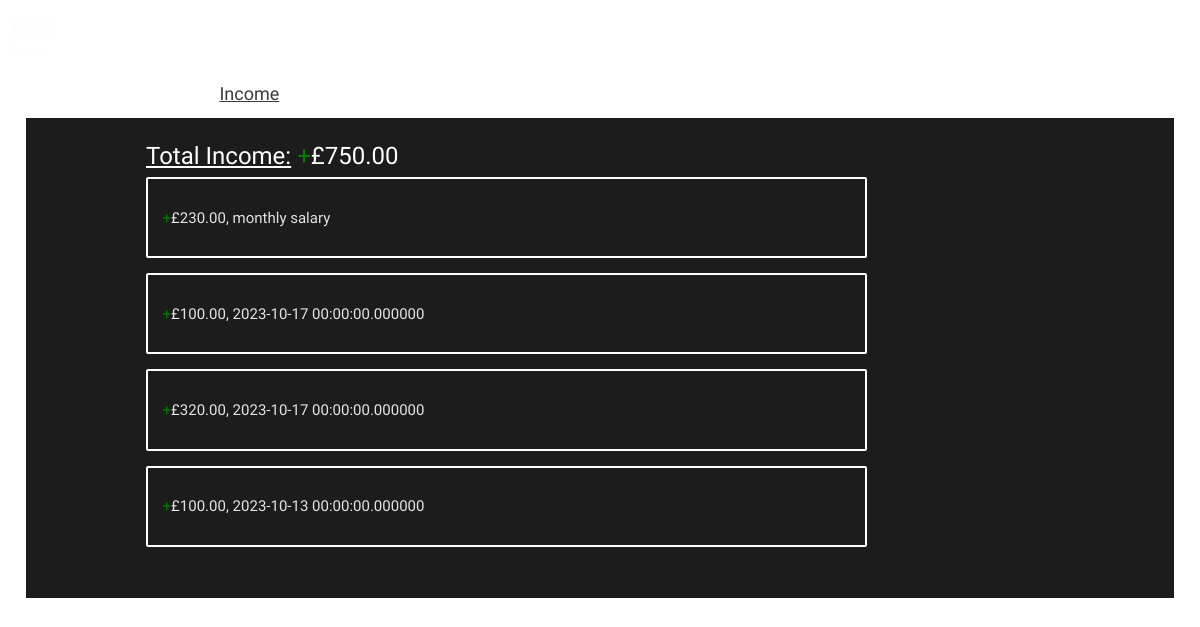
The page / on the database its author committed.
### app/models.py (models this page shows)
class Income(db.Model):
    id = db.Column(db.Integer, primary_key=True)
    income = db.Column(db.Float)
    incometime = db.Column(db.String(500))

### app/views.py (the view)
@app.route('/')
def index():
    totalIncome = 0
    for item in models.Income.query.all():
        totalIncome = totalIncome + item.income
    totalExpense = 0
    for item in models.Expense.query.all():
        totalExpense = totalExpense + item.expense
    total = totalIncome-totalExpense
    incomes = models.Income.query.order_by(desc(models.Income.incometime)).all()
    expenses = models.Expense.query.order_by(desc(models.Expense.expensetime)).all()
    return render_template('index.html', total = total, totalIncome = totalIncome, totalExpense = totalExpense, incomes=incomes, expenses=expenses)

### app/templates/index.html (shortened to what this page needs)
<!DOCTYPE html>
<html>
<head>
    <link rel="stylesheet" type="text/css" href="{{ url_for('static', filename = '../static/pagestyle.css') }}">
    <link rel="stylesheet" type="text/css" href="{{ url_for('static', filename = '../static/about.css') }}">
</head>
<body>
    <div class="wrong-container">
        <div class="index-container">
            <a class = "index-text">Home</a>
        </div>
        <div class="sidebar-icon-container">
            <a class="icon-sidebar" onmouseenter="toggleSidebar()">
            <img src="../static/sidebar.gif" class="icon-image">
            </a>
        </div>
    </div>
    <div class="tab-container">
        <div class="tab">
          <button class="tab-button active" onclick="openTab(event, 'tab1')">Income</button>
        </div>
        <div class="tab">
          <button class="tab-button" onclick="openTab(event, 'tab2')">Expenses</button>
        </div>
        <div class="tab">
          <button class="tab-button" onclick="openTab(event, 'tab3')">Total Overall</button>
        </div>
      </div>
      <div id="tab1" class="tab-content">
        <h0><u>Total Income:</u>   <font color = green>+</font>£{{'%0.2f'| format(totalIncome|float)}}</h0>
        {% for item in incomes %}
          <div class="history-container"><p><font color = green>+</font>£{{'%0.2f'| format(item.income|float)}}, {{item.incometime}}</div></p>
        {% endfor %}
      </div>
</body>
</html>

### app/static/pagestyle.css (style rules this page uses)
body { background-image: url('dylan.png'); background-size: cover; background-position: center top; background-repeat: repeat; height: 100vh; margin: 0; }
.index-container { display: flex; align-items: flex; justify-content: center; margin: 25px; position: absolute; width: 100%; overflow: hidden; }
.index-text { display: inline-block; background: transparent; border: none; color: #ffffff; font-family: 'Lexend Zetta', sans-serif; font-size: 2.5vw; font-weight: bold; text-decoration: none; }
.wrong-container { display: flex; flex-direction: column; align-items: flex-end; justify-content: flex-start; }
.icon-image { width: 3.5vw; height: 3.5vw; }
.icon-sidebar { background: transparent; border: none; color: #333333; font-family: 'Lexend Zetta', sans-serif; font-size: 3%; font-weight: bold; text-decoration: none; cursor: pointer; }
.sidebar-icon-container { margin-left: 1%; margin-top: 1%; margin-right: auto; z-index: 2; }
.history-container { margin-right: 1%; margin-top: 1%; padding-right: 2%; padding-left: 2%; padding-bottom: 2%; padding-top: 2%; color: #e3e3e3; font-family: 'Lexend Zetta', sans-serif; font-size: 1.25vw; border: 2px solid #ffffff; border-radius: 2px; }
h0 { font-family: 'Lexend Zetta', sans-serif; font-size: 2vw; color: #ffffff; }

### app/static/about.css (style rules this page uses)
.tab-container { display: flex; justify-content: space-between; padding-left: 4%; padding-right: 4%; margin-left: 2%; margin-right: 2%; margin-top: 1%; background-image: url(sidebar2.png ); border: 2px solid #ffffff; border-radius: 2px; }
.tab { flex: 1; text-align: center; }
.tab-button { background-color: transparent; font-family: 'Lexend Zetta', sans-serif; font-size: 1.5vw; color: #ffffff; border: none; outline: none; padding: 1% 2%; margin: 2%; transition: color 0.3s ease; cursor: pointer; }
.tab-content { display: none; margin-left: 2%; margin-right: 2%; padding-right: 25%; padding-left: 10%; padding-bottom: 3%; padding-top: 2%; color: #e3e3e3; background-color: #1c1c1c; font-family: 'Lexend Zetta', sans-serif; font-size: 1.25vw; border: 2px solid #ffffff; border-radius: 2px; }
.tab-button.active { color: #3b3b3b; text-decoration: underline; }
a { color:#e3e3e3 }

### rows shown on the page
Income: income "230.00", incometime "monthly salary"
Income: income "100.00", incometime "2023-10-17 00:00:00.000000"
Income: income "320.00", incometime "2023-10-17 00:00:00.000000"
Income: income "100.00", incometime "2023-10-13 00:00:00.000000"

### other values the page prints
{{ '%0.2f'| format(totalIncome|float) }} "750.00"
